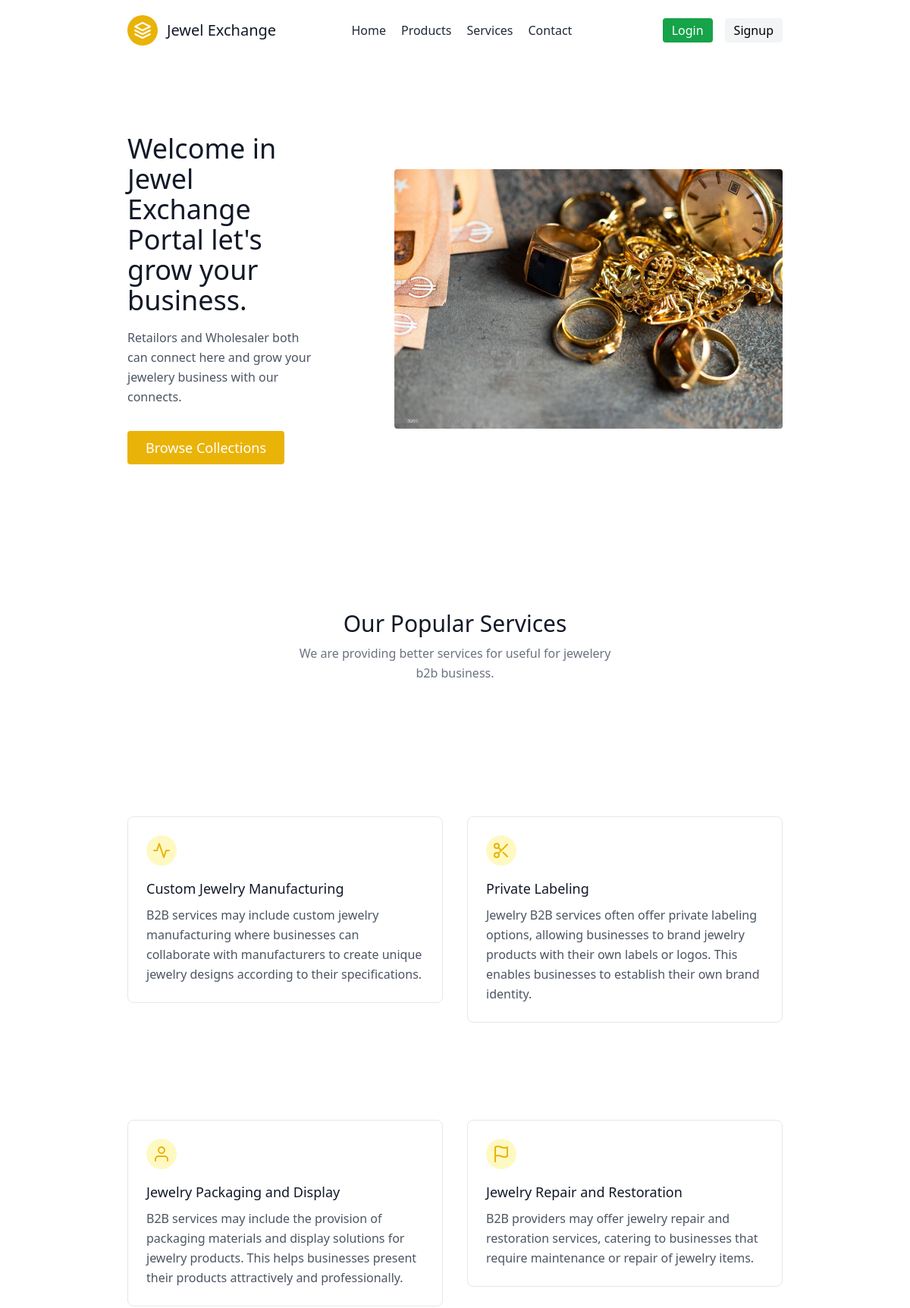
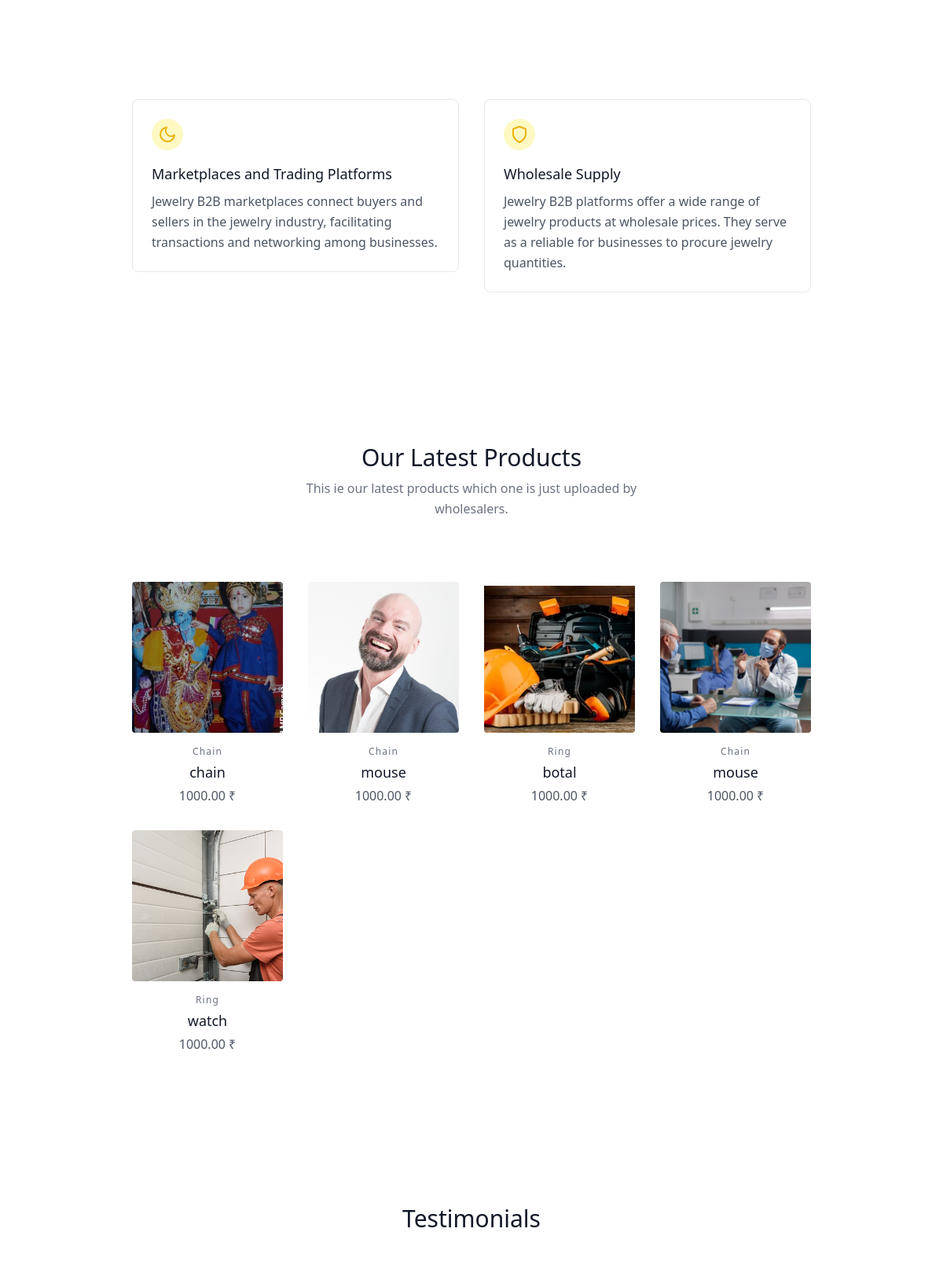
The page / (upper part) on the database its author committed (2 pictures, top to bottom).
### wholesaler/models.py (models this page shows)
class ProductModel(models.Model):
    product_name=models.CharField(max_length=200)
    product_category=models.ForeignKey(CategoryModel,on_delete=models.CASCADE)
    available_qty=models.DecimalField(max_digits=3,decimal_places=0)
    product_wgt=models.PositiveIntegerField(null=True)
    product_des=models.TextField(verbose_name="Description")
    product_seller=models.ForeignKey(WholesalerModel,on_delete=models.CASCADE)
    product_purity=models.CharField(max_length=50)
    product_price=models.DecimalField(max_digits=10,decimal_places=2,default=0.00)
    product_img1=models.ImageField(upload_to='products', blank=True, null=True, verbose_name="products")
    created_at = models.DateTimeField(auto_now_add=True, verbose_name="Created Date")
    def __str__(self):
        return str(self.product_name)

class CategoryModel(models.Model):
    category=models.CharField(max_length=200)
    def __str__(self):
        return str(self.category)

### jeweleryproject/views.py (the view)
# urls.py: 2. Add a URL to urlpatterns:  path('', views.home, name='home')
def home(request):
    if request.method=="POST":
        name = request.POST['full-name']
        email = request.POST['email']
        subscriber = SubscriberModel(name=name, email=email)
        subscriber.save()
    product_detail = ProductModel.objects.all().order_by('-id')[:5]
    print(product_detail)
    testimonials=TestimonialsModel.objects.all().order_by('-id')[:5]
    print(testimonials)
    context={
        'collection':product_detail,
        'testimonial':testimonials,
    }
    return render(request,"jeweleryproject/index.html",context)

### User_app/models.py (called while the page is built)
    def __str__(self):
        return str(self.id)

### templates/jeweleryproject/index.html (shortened to what this page needs)
{% load static %}
<!DOCTYPE html>
<html lang="en">
  <head>
    <script src="https://cdn.tailwindcss.com"></script>
    <link
      rel="stylesheet"
      type="text/css"
      href="{% static 'jeweleryproject/css/style.css' %}"
    />
  </head>
  <body>
    <header class="text-gray-800 body-font">
      <div
        class="container mx-auto px-20 flex flex-wrap p-5 flex-col md:flex-row items-center"
      >
        <a
          class="flex title-font font-medium items-center text-gray-900 mb-4 md:mb-0"
        >
          <svg
            xmlns="http://www.w3.org/2000/svg"
            fill="none"
            stroke="currentColor"
            stroke-linecap="round"
            stroke-linejoin="round"
            stroke-width="2"
            class="w-10 h-10 text-white p-2 bg-yellow-500 rounded-full"
            viewBox="0 0 24 24"
          >
            <path
              d="M12 2L2 7l10 5 10-5-10-5zM2 17l10 5 10-5M2 12l10 5 10-5"
            ></path>
          </svg>
          <span class="ml-3 text-xl">Jewel Exchange</span>
        </a>
        <nav
          class="md:ml-auto md:mr-auto flex flex-wrap items-center text-base justify-center"
        >
          <a class="mr-5 hover:text-gray-900" href="/">Home</a>
          <a class="mr-5 hover:text-gray-900" href="products">Products</a>
          <a class="mr-5 hover:text-gray-900" href="services">Services</a>
          <a class="mr-5 hover:text-gray-900" href="contact">Contact</a>
        </nav>
        <button
          class="inline-flex items-center text-white border-0 py-1 px-3 focus:outline-none rounded text-base mr-4 mt-4 md:mt-0 bg-green-600"
        >
          <a href="{% url 'login' %}">Login</a>
        </button>
        <button
          class="inline-flex items-center bg-gray-100 border-0 py-1 px-3 focus:outline-none rounded text-base text-black mt-4 md:mt-0"
        >
          <a href="{% url 'signup' %}">Signup</a>
        </button>
      </div>
    </header>
    <section class="text-gray-600 body-font">
      <div
        class="container mx-auto flex px-20 py-24 md:flex-row flex-col items-center"
      >
        <div
          class="lg:flex-grow md:w-1/2 lg:pr-24 md:pr-16 flex flex-col md:items-start md:text-left mb-16 md:mb-0 items-center text-center"
        >
          <h1
            class="title-font sm:text-4xl text-3xl mb-4 font-medium text-gray-900"
          >
            Welcome in Jewel Exchange Portal let's grow your business.
          </h1>
          <p class="mb-8 leading-relaxed">
            Retailors and Wholesaler both can connect here and grow your
            jewelery business with our connects.
          </p>
          <div class="flex justify-center">
            <button
              class="inline-flex text-white bg-yellow-500 border-0 py-2 px-6 focus:outline-none hover:bg-green-600 rounded text-lg"
            >
              Browse Collections
            </button>
          </div>
        </div>
        <div class="lg:max-w-lg lg:w-full md:w-1/2 w-5/6">
          <img
            class="object-cover object-center rounded"
            alt="hero"
            src="{% static 'jeweleryproject/images/banner_img.jpeg' %}"
          />
        </div>
      </div>
    </section>
    <section class="text-gray-600 body-font">
      <div class="container px-20 py-24 mx-auto">
        <div
          class="flex flex-wrap w-full mb-20 flex-col items-center text-center"
        >
          <h1
            class="sm:text-3xl text-2xl font-medium title-font mb-2 text-gray-900"
          >
            Our Popular Services
          </h1>
          <p class="lg:w-1/2 w-full leading-relaxed text-gray-500">
            We are providing better services for useful for jewelery b2b
            business.
          </p>
        </div>
        <div class="flex flex-wrap -m-4">
          <div class="xl:w-1/3 md:w-1/2 p-4">
            <div class="border border-gray-200 p-6 rounded-lg">
              <div
                class="w-10 h-10 inline-flex items-center justify-center rounded-full bg-yellow-100 text-yellow-500 mb-4"
              >
                <svg
                  fill="none"
                  stroke="currentColor"
                  stroke-linecap="round"
                  stroke-linejoin="round"
                  stroke-width="2"
                  class="w-6 h-6"
                  viewBox="0 0 24 24"
                >
                  <path d="M22 12h-4l-3 9L9 3l-3 9H2"></path>
                </svg>
              </div>
              <h2 class="text-lg text-gray-900 font-medium title-font mb-2">
                Custom Jewelry Manufacturing
              </h2>
              <p class="leading-relaxed text-base">
                B2B services may include custom jewelry manufacturing where
                businesses can collaborate with manufacturers to create unique
                jewelry designs according to their specifications.
              </p>
            </div>
          </div>
          <div class="xl:w-1/3 md:w-1/2 p-4">
            <div class="border border-gray-200 p-6 rounded-lg">
              <div
                class="w-10 h-10 inline-flex items-center justify-center rounded-full bg-yellow-100 text-yellow-500 mb-4"
              >
                <svg
                  fill="none"
                  stroke="currentColor"
                  stroke-linecap="round"
                  stroke-linejoin="round"
                  stroke-width="2"
                  class="w-6 h-6"
                  viewBox="0 0 24 24"
                >
                  <circle cx="6" cy="6" r="3"></circle>
                  <circle cx="6" cy="18" r="3"></circle>
                  <path
                    d="M20 4L8.12 15.88M14.47 14.48L20 20M8.12 8.12L12 12"
                  ></path>
                </svg>
              </div>
              <h2 class="text-lg text-gray-900 font-medium title-font mb-2">
                Private Labeling
              </h2>
              <p class="leading-relaxed text-base">
                Jewelry B2B services often offer private labeling options,
                allowing businesses to brand jewelry products with their own
                labels or logos. This enables businesses to establish their own
                brand identity.
              </p>
            </div>
          </div>
          <div class="xl:w-1/3 md:w-1/2 p-4">
            <div class="border border-gray-200 p-6 rounded-lg">
              <div
                class="w-10 h-10 inline-flex items-center justify-center rounded-full bg-yellow-100 text-yellow-500 mb-4"
              >
                <svg
                  fill="none"
                  stroke="currentColor"
                  stroke-linecap="round"
                  stroke-linejoin="round"
                  stroke-width="2"
                  class="w-6 h-6"
                  viewBox="0 0 24 24"
                >
                  <path d="M20 21v-2a4 4 0 00-4-4H8a4 4 0 00-4 4v2"></path>
                  <circle cx="12" cy="7" r="4"></circle>
                </svg>
              </div>
              <h2 class="text-lg text-gray-900 font-medium title-font mb-2">
                Jewelry Packaging and Display
              </h2>
              <p class="leading-relaxed text-base">
                B2B services may include the provision of packaging materials
                and display solutions for jewelry products. This helps
                businesses present their products attractively and
                professionally.
              </p>
            </div>
          </div>
          <div class="xl:w-1/3 md:w-1/2 p-4">
            <div class="border border-gray-200 p-6 rounded-lg">
              <div
                class="w-10 h-10 inline-flex items-center justify-center rounded-full bg-yellow-100 text-yellow-500 mb-4"
              >
                <svg
                  fill="none"
                  stroke="currentColor"
                  stroke-linecap="round"
                  stroke-linejoin="round"
                  stroke-width="2"
                  class="w-6 h-6"
                  viewBox="0 0 24 24"
                >
                  <path
                    d="M4 15s1-1 4-1 5 2 8 2 4-1 4-1V3s-1 1-4 1-5-2-8-2-4 1-4 1zM4 22v-7"
                  ></path>
                </svg>
              </div>
              <h2 class="text-lg text-gray-900 font-medium title-font mb-2">
                Jewelry Repair and Restoration
              </h2>
              <p class="leading-relaxed text-base">
                B2B providers may offer jewelry repair and restoration services,
                catering to businesses that require maintenance or repair of
                jewelry items.
              </p>
            </div>
          </div>
          <div class="xl:w-1/3 md:w-1/2 p-4">
            <div class="border border-gray-200 p-6 rounded-lg">
              <div
                class="w-10 h-10 inline-flex items-center justify-center rounded-full bg-yellow-100 text-yellow-500 mb-4"
              >
                <svg
                  fill="none"
                  stroke="currentColor"
                  stroke-linecap="round"
                  stroke-linejoin="round"
                  stroke-width="2"
                  class="w-6 h-6"
                  viewBox="0 0 24 24"
                >
                  <path d="M21 12.79A9 9 0 1111.21 3 7 7 0 0021 12.79z"></path>
                </svg>
              </div>
              <h2 class="text-lg text-gray-900 font-medium title-font mb-2">
                Marketplaces and Trading Platforms
              </h2>
              <p class="leading-relaxed text-base">
                Jewelry B2B marketplaces connect buyers and sellers in the
                jewelry industry, facilitating transactions and networking among
                businesses.
              </p>
            </div>
          </div>
          <div class="xl:w-1/3 md:w-1/2 p-4">
            <div class="border border-gray-200 p-6 rounded-lg">
              <div
                class="w-10 h-10 inline-flex items-center justify-center rounded-full bg-yellow-100 text-yellow-500 mb-4"
              >
                <svg
                  fill="none"
                  stroke="currentColor"
                  stroke-linecap="round"
                  stroke-linejoin="round"
                  stroke-width="2"
                  class="w-6 h-6"
                  viewBox="0 0 24 24"
                >
                  <path d="M12 22s8-4 8-10V5l-8-3-8 3v7c0 6 8 10 8 10z"></path>
                </svg>
              </div>
              <h2 class="text-lg text-gray-900 font-medium title-font mb-2">
                Wholesale Supply
              </h2>
              <p class="leading-relaxed text-base">
                Jewelry B2B platforms offer a wide range of jewelry products at
                wholesale prices. They serve as a reliable for businesses to
                procure jewelry quantities.
              </p>
            </div>
          </div>
        </div>
      </div>
    </section>
    <section class="text-gray-600 body-font">
      <div class="container px-20 py-24 mx-auto text-center">
        <div
          class="flex flex-wrap w-full mb-20 flex-col items-center text-center"
        >
          <h1
            class="sm:text-3xl text-2xl font-medium title-font mb-2 text-gray-900"
          >
            Our Latest Products
          </h1>
          <p class="lg:w-1/2 w-full leading-relaxed text-gray-500">
            This ie our latest products which one is just uploaded by
            wholesalers.
          </p>
        </div>
        <div class="flex flex-wrap -m-4">
          {% for i in collection %}
          <div class="lg:w-1/4 md:w-1/2 p-4 w-full">
            <a class="block relative h-48 rounded overflow-hidden">
              <img
                alt="ecommerce"
                class="object-cover object-center w-full h-full block"
                src="/media/{{i.product_img1}}"
              />
            </a>
            <div class="mt-4">
              <h3 class="text-gray-500 text-xs tracking-widest title-font mb-1">
                {{i.product_category}}
              </h3>
              <h2 class="text-gray-900 title-font text-lg font-medium">
                {{i.product_name}}
              </h2>
              <p class="mt-1">{{i.product_price}} &#8377;</p>
            </div>
          </div>
          {% endfor %}
        </div>
      </div>
    </section>
    <section class="text-gray-600 body-font">
      <div class="container px-20 py-24 mx-auto">
        <h1
          class="text-3xl font-medium title-font text-gray-900 mb-12 text-center"
        >
          Testimonials
        </h1>
        <div class="flex flex-wrap -m-4">
          {% for i in testimonial %}
          <div class="p-4 md:w-1/2 w-full">
          </div>
          {% endfor %}
        </div>
      </div>
    </section>
  </body>
</html>

### static/jeweleryproject/css/style.css (style rules this page uses)
nav a { position: relative; transition: border-bottom-color 0.3s; }
.p-6 { margin-top: 6rem; padding: 1.5rem; }

### rows shown on the page
ProductModel: product_img1 (picture), product_category "Chain", product_name "chain", product_price "1000.00"
ProductModel: product_img1 (picture), product_category "Chain", product_name "mouse", product_price "1000.00"
ProductModel: product_img1 (picture), product_category "Ring", product_name "botal", product_price "1000.00"
ProductModel: product_img1 (picture), product_category "Chain", product_name "mouse", product_price "1000.00"
ProductModel: product_img1 (picture), product_category "Ring", product_name "watch", product_price "1000.00"
